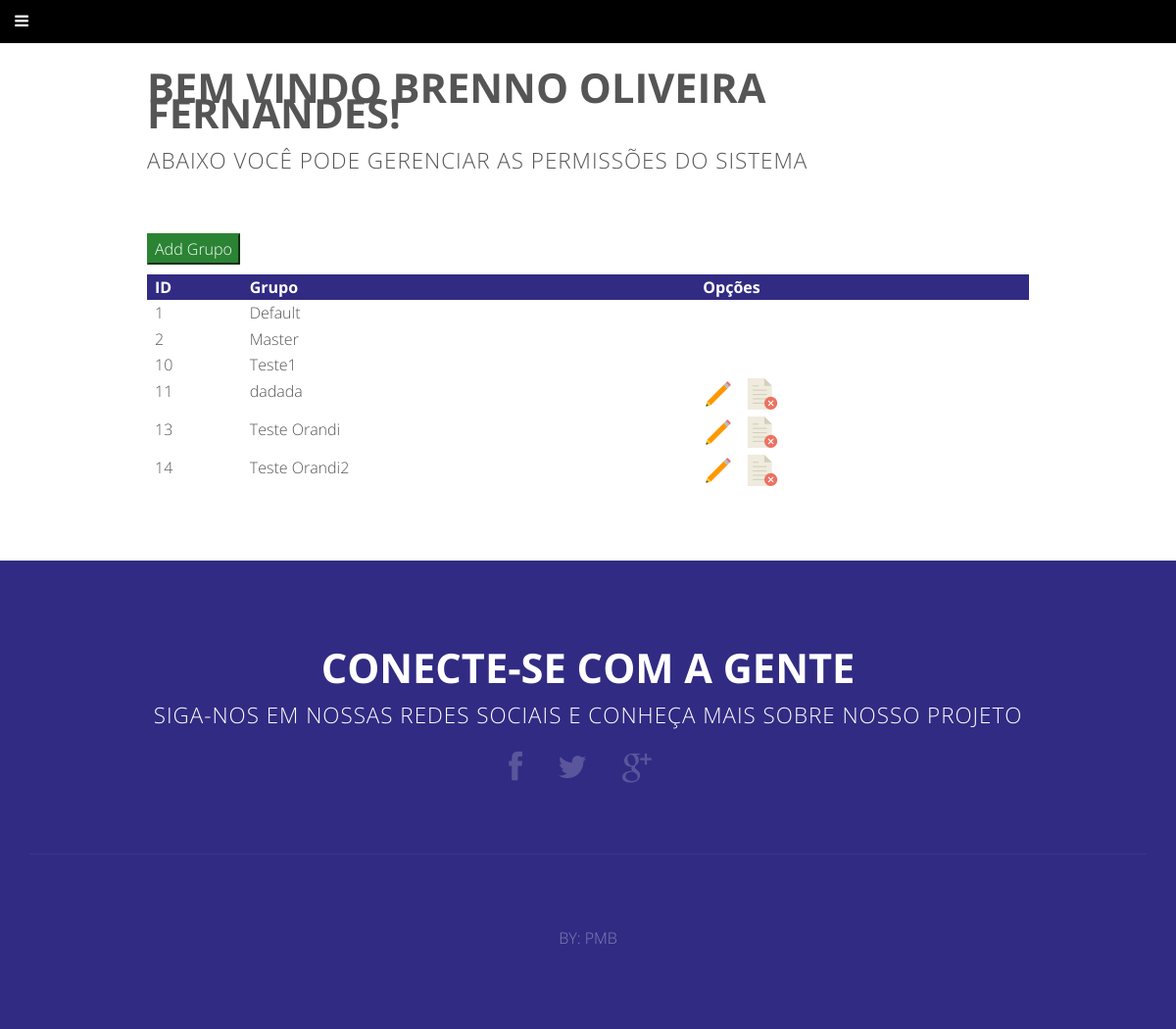
Page /projeto_inse/gerenciar_permiss.php (signed in) on the committed database.
### tables this page shows
CREATE TABLE IF NOT EXISTS `grupo` (
  `id` int(11) NOT NULL AUTO_INCREMENT,
  `grupo` varchar(45) NOT NULL,
  `empresa` int(11) NOT NULL,
  PRIMARY KEY (`id`),
  KEY `empresa_grupo` (`empresa`)
);

### projeto_inse/gerenciar_permiss.php (the view, shortened to what this page needs)
<?php include("includes/header.php");?>
<div id="main" class="wrapper style4">
				<div id="content" class="container2 medium">
					<section>
						<header class="major">
							<h2>Bem vindo <?php echo $_SESSION['nomefantasia'] ?>!</h2>
							<span class="byline">Abaixo você pode gerenciar as permissões do sistema</span>
						</header>
									<form action="register_permissons.php" method="">
										<button type="submit" name="" style="margin-bottom: 10px; border-color: #2B8334;color: white;background: #2B8334;">Add Grupo</button>
									</form>
									<?php
										$default = 0;
										$db = mysqli_connect('localhost', 'root', '', 'inse');
										$stmt = mysqli_prepare($db, "SELECT  * from grupo WHERE empresa = ? OR empresa = ?");
										mysqli_stmt_bind_param($stmt, "ii", $_SESSION['idempresa'], $default);
										mysqli_stmt_execute($stmt);
										$result = mysqli_stmt_get_result($stmt);
									?>
									<table class="table table-bordered"  id="dataTable" width="100%" cellspacing="0">
										<thead>
										  <tr style="background-color: #322B83; color: white;">
											<th>ID</th>
											<th>Grupo</th>
											<th></th>
											<th></th>
											<th>Opções</th>
											<th></th>
										  </tr>
										</thead>
										<tbody>
											<?php
											while($row = mysqli_fetch_array($result)){
											?>
												<tr>
												<td><?php echo $row['id'];?></td>
												<td><?php echo $row['grupo'];?></td>
												<td></td>
												<td></td>
													<?php if ($row['empresa'] != 0){?>
														<td>
														<a href="permissao.php?idgrupo=<?php echo $row['id']?>"><input type="image" title="Alterar Grupo" alt="Alterar Grupo" src="images/edit.png"></a>
														&nbsp&nbsp<input type="image" title="Remover Grupo" alt="Remover Grupo" class="removerGrupo" src="images/delete.png" id="<?php echo $row['id']?>"></input>
													</td>
													<td>
													</td>
												  </tr>
												  <?php
												  }
												  ?>
										  <?php
										  }
										  ?>
									    </tbody>
								    </table>
					</section>
							</div>
</div>
<?php  include("includes/footer.php");?>

### projeto_inse/css/skel.css (style rules this page uses)
html,body,div,span,applet,object,iframe,h1,h2,h3,h4,h5,h6,p,blockquote,pre,a,abbr,acronym,address,big,cite,code,del,dfn,em,img,ins,kbd,q,s,samp,small,strike,strong,sub,sup,tt,var,b,u,i,center,dl,dt,dd,ol,ul,li,fieldset,form,label,legend,table,caption,tbody,tfoot,thead,tr,th,td,article,aside,canvas,details,embed,figure,figcaption,footer,header,hgroup,menu,nav,output,ruby,section,summary,time,mark,audio,video { margin:0;padding:0;border:0;font-size:100%;font:inherit;vertical-align:baseline; }
article,aside,details,figcaption,figure,footer,header,hgroup,menu,nav,section { display:block; }
body { line-height:1; }
table { border-collapse:collapse;border-spacing:0; }
body { -webkit-text-size-adjust:none }
*, *:before, *:after { -moz-box-sizing: border-box; -webkit-box-sizing: border-box; box-sizing: border-box; }
body { min-width: 1200px; }

### projeto_inse/css/style.css (style rules this page uses)
body, input, select, textarea { color: #555555; font-family: 'Open Sans', sans-serif; font-size: 12pt; font-weight: 300; line-height: 1.65em; resize: none; }
a { color: #2B8334; text-decoration: underline; }
p, ul, ol, dl, table, blockquote { margin: 0 0 2em 0; }
h1, h2, h3, h4, h5, h6 { color: inherit; font-weight: 700; }
h2 { font-size: 1.5em; }
header.major { padding-bottom: 1em; text-align: center; text-transform: uppercase; }
header.major h2 { font-size: 2.6em; font-weight: 700; }
header.major .byline { display: block; padding-top: 1em; letter-spacing: 1px; font-size: 1.4em; }
table { width: 100%; border-collapse: collapse; margin: 0px; border: 0px; }
td { padding: 0px 0px 0px 8px; vertical-align:top; }
th { font-weight: 700; padding: 0px 0px 0px 8px; text-align: left; font-weight: bold; }
thead { background: #555555; color: #fff; vertical-align: middle; }
.container2 { margin-left: auto; margin-right: auto; width: 100%; }
.container2.medium { width: 75%; }
.wrapper { padding: 6em 0em 4em 0em; width: 100%; }
.wrapper.style4 { background: white; }
#main { padding: 2em 0 0 0; }
#main #content .major, #main #sidebar .major { text-align: left; }

### projeto_inse/css/style-wide.css (style rules this page uses)
body, input, select, textarea { font-size: 12pt; line-height: 1.8em; }

### projeto_inse/css/style-normal.css (style rules this page uses)
body, input, select, textarea { font-size: 11pt; }

### projeto_inse/css/style-narrower.css (style rules this page uses)
header.major h2 { font-size: 1.8em; }
header.major .byline { font-size: 1.1em; }
.wrapper.style4 { padding-bottom: 2em; }

### rows in the picture
grupo: id "1", grupo "Default"
grupo: id "2", grupo "Master"
grupo: id "10", grupo "Teste1"
grupo: id "11", grupo "dadada"
grupo: id "13", grupo "Teste Orandi"
grupo: id "14", grupo "Teste Orandi2"

### other values in the picture
$_SESSION['nomefantasia'] "BRENNO OLIVEIRA FERNANDES"
